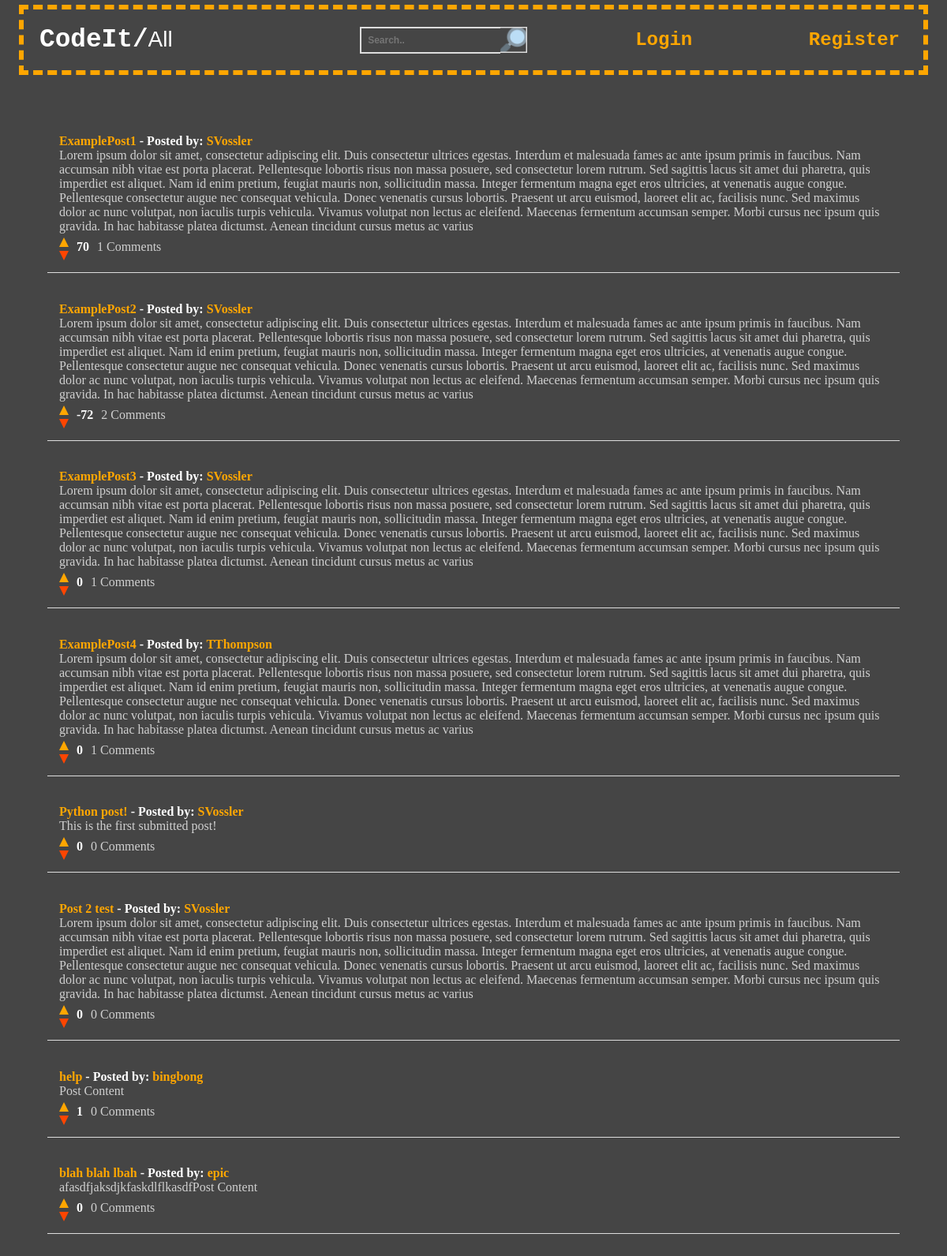
/, run on an earlier commit of the app's database.
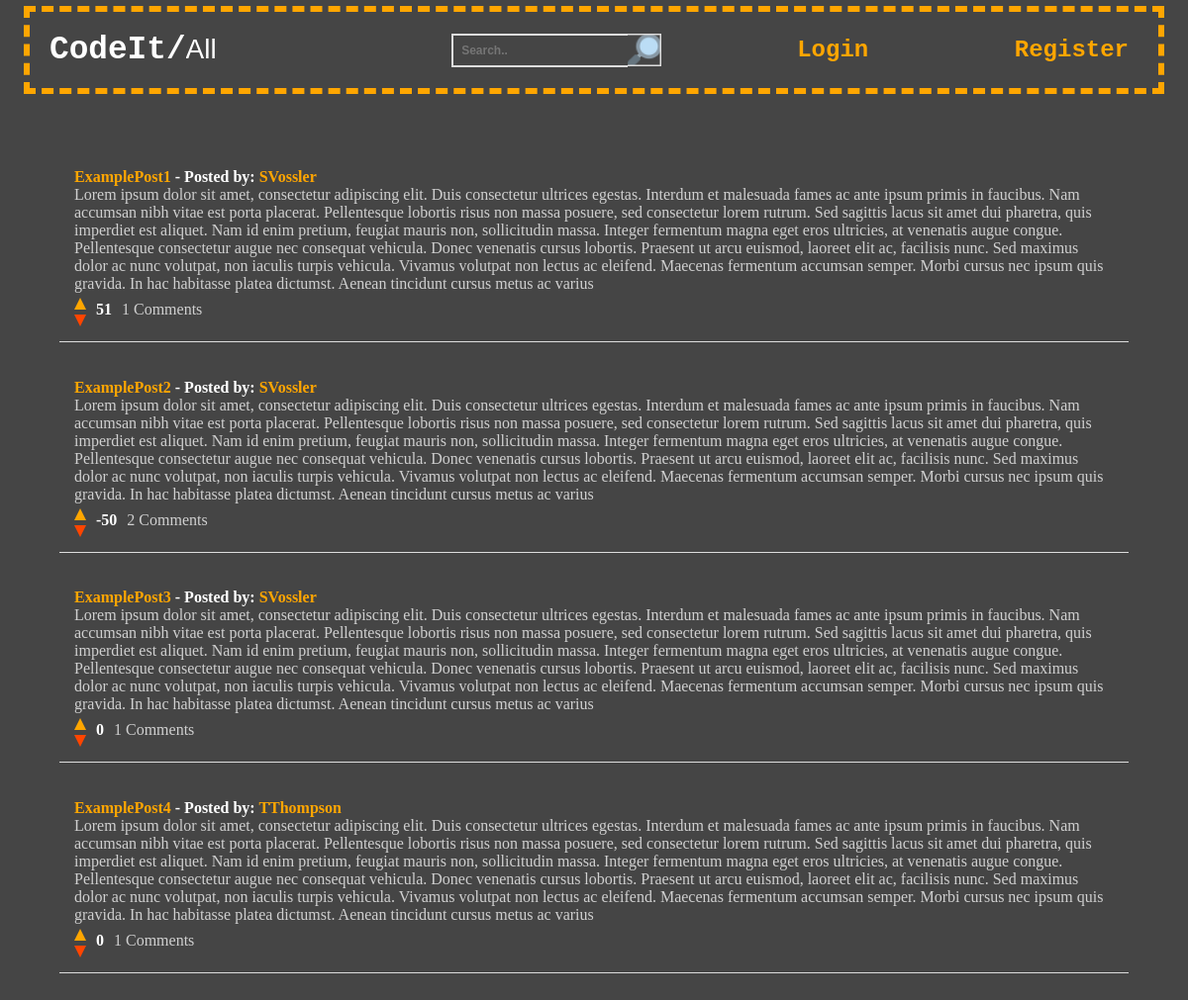
And on a later commit of the database.
### tables this page shows
CREATE TABLE ForumPost(
        PostId INTEGER PRIMARY KEY NOT NULL,
        PostedBy TEXT NOT NULL,
        PostTitle TEXT NOT NULL,
        PostContent TEXT NOT NULL,
        PostSubForum TEXT NOT NULL,
        Upvotes INTEGER NOT NULL,
        Downvotes INTEGER NOT NULL
    );

### run.py (the view)
@app.route("/")
def root():
    session["logged_in"] = False
    session['name'] = ""
    return index()

### run.py (called while the page is built)
@app.route("/index")
def index():
    con = sql.connect("ForumPosts.db")
    con.row_factory = sql.Row
    cur = con.cursor()
    cur.execute("ATTACH DATABASE 'PostComments.db' AS PostCommentsDB")
    cur.execute('''
        SELECT ForumPost.*, COUNT(PostComment.CommentId) AS CommentCount
        FROM ForumPost
        LEFT JOIN PostComment ON ForumPost.PostId = PostComment.PostId
        GROUP BY ForumPost.PostId
    ''')
    posts = cur.fetchall()
    if not session.get('logged_in'):
        return render_template('index.html', posts=posts)
    else:
        return render_template('index.html',
                name = session['name'], posts=posts)

### templates/index.html (shortened to what this page needs)
<!DOCTYPE html>
<html lang="en">
  <head>
    <link href="../static/css/styles.css" rel="stylesheet" />
  </head>
  <body>
    <nav class="nav-bar">
      <div class="forum-logo">
        <h3>CodeIt/</h3>
        <form id="myForm" action="/on-select-change", method="POST">
          <select id="subforum" name="subforum" onchange="submitForm()">
            <option value="all" {% if selected_subforum == 'all' %}selected{% endif %}>All</option>
          </select>
        </form>
      </div>
      <div class="search-container">
        <form action="/search", method="POST" >
          <input type="text" placeholder="Search.." name="search">
          <button type="submit"></button>
        </form>
      </div>
      {% if not session['logged_in'] %}
        <a href="/login-clicked">Login</a>
        <a href="/register">Register</a>
      {% endif %}
    </nav>
    <section class="posts-section">
      <ul class="posts-list">
        {% for post in posts %}
          <li class="posts-list-item">
            <strong><a href="{{url_for('post', post_id=post['PostId'])}}">{{post["PostTitle"]}}</a> - Posted by: <a href="{{url_for('profile', posted_by=post['PostedBy'])}}">{{post["PostedBy"]}}</a></strong><br>
            <p>{{post["PostContent"]|safe}}</p>
            <div class="vote-container">
              <div class="arrow-container">
                <a class="upvote-arrow" href="{{url_for('upvote_clicked', post_id=post['PostId'])}}"></a>
                <a class="downvote-arrow" href="{{url_for('downvote_clicked', post_id=post['PostId'])}}"></a>
              </div>
              <span class="vote-count">{{ post["Upvotes"] - post["Downvotes"]}}</span>
              <span class="comment-count">{{ post["CommentCount"] }} Comments</span>
            </div>
          </li>
        {% endfor %}
      </ul>
    </section>
  </body>
</html>

What changed in the data, as far as the page shows it:
removed ForumPost: PostTitle "Python post!", PostedBy "SVossler", PostContent "This is the first submitted post!", post['Upvotes']-post['Downvotes'] "0", CommentCount "0"
removed ForumPost: PostTitle "Post 2 test", PostedBy "SVossler", PostContent "Lorem ipsum dolor sit amet, consectetur adipiscing elit. Duis consectetur ultrices egestas. Interdum et malesuada fames ac ante ipsum primis in faucibus. Nam accumsan nibh vitae est porta placerat. Pellentesque lobortis risus non massa posuere, sed consectetur lorem rutrum. Sed sagittis lacus sit amet dui pharetra, quis imperdiet est aliquet. Nam id enim pretium, feugiat mauris non, sollicitudin massa. Integer fermentum magna eget eros ultricies, at venenatis augue congue. Pellentesque consectetur augue nec consequat vehicula. Donec venenatis cursus lobortis. Praesent ut arcu euismod, laoreet elit ac, facilisis nunc. Sed maximus dolor ac nunc volutpat, non iaculis turpis vehicula. Vivamus…", post['Upvotes']-post['Downvotes'] "0", CommentCount "0"
removed ForumPost: PostTitle "help", PostedBy "bingbong", PostContent "Post Content", post['Upvotes']-post['Downvotes'] "1", CommentCount "0"
removed ForumPost: PostTitle "blah blah lbah", PostedBy "epic", PostContent "afasdfjaksdjkfaskdlflkasdfPost Content", post['Upvotes']-post['Downvotes'] "0", CommentCount "0"
changed ForumPost "ExamplePost1": post['Upvotes']-post['Downvotes'] "70" → "51"
changed ForumPost "ExamplePost2": post['Upvotes']-post['Downvotes'] "-72" → "-50"
